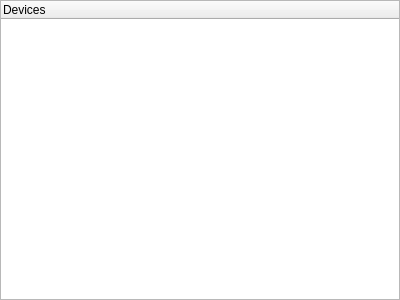
<?xml version="1.0" encoding="UTF-8"?>
<ui version="4.0">
 <class>hid_tree</class>
 <widget class="QWidget" name="hid_tree">
  <property name="geometry">
   <rect>
    <x>0</x>
    <y>0</y>
    <width>400</width>
    <height>300</height>
   </rect>
  </property>
  <property name="windowTitle">
   <string>Form</string>
  </property>
  <layout class="QVBoxLayout" name="verticalLayout">
   <property name="spacing">
    <number>0</number>
   </property>
   <property name="leftMargin">
    <number>0</number>
   </property>
   <property name="topMargin">
    <number>0</number>
   </property>
   <property name="rightMargin">
    <number>0</number>
   </property>
   <property name="bottomMargin">
    <number>0</number>
   </property>
   <item>
    <widget class="QTreeWidget" name="treeWidget">
     <property name="contextMenuPolicy">
      <enum>Qt::CustomContextMenu</enum>
     </property>
     <column>
      <property name="text">
       <string>Devices</string>
      </property>
     </column>
    </widget>
   </item>
  </layout>
 </widget>
 <resources/>
 <connections/>
</ui>
